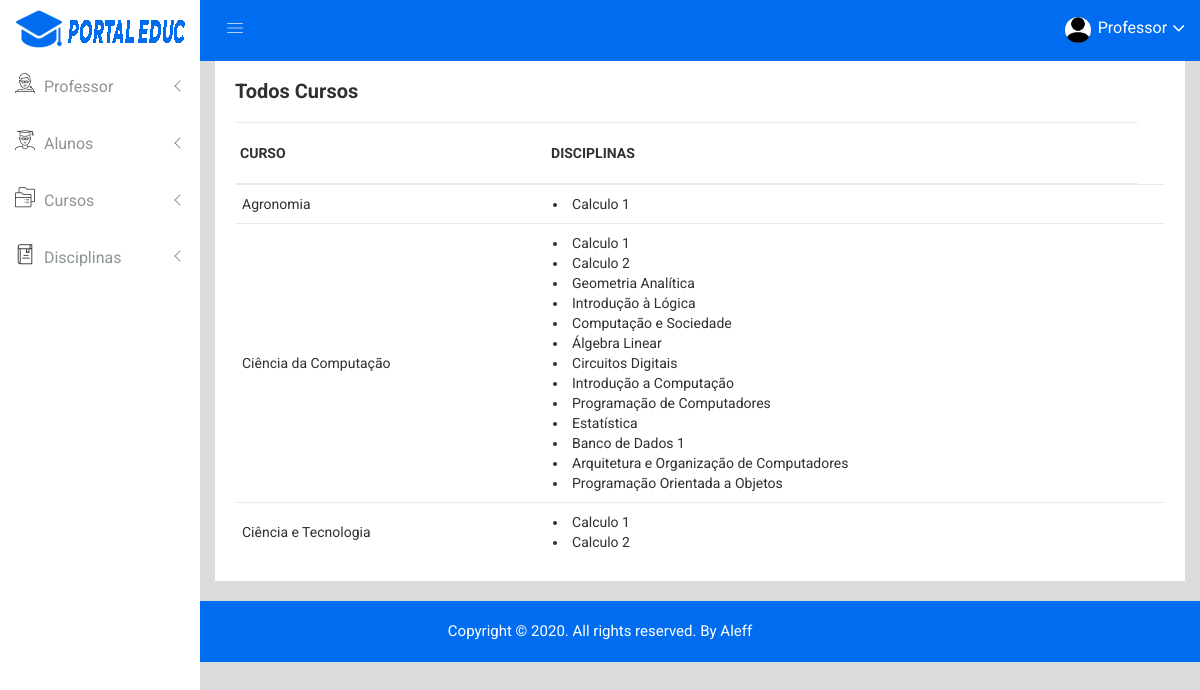
Page /all-courses (signed in) on the earlier database version.
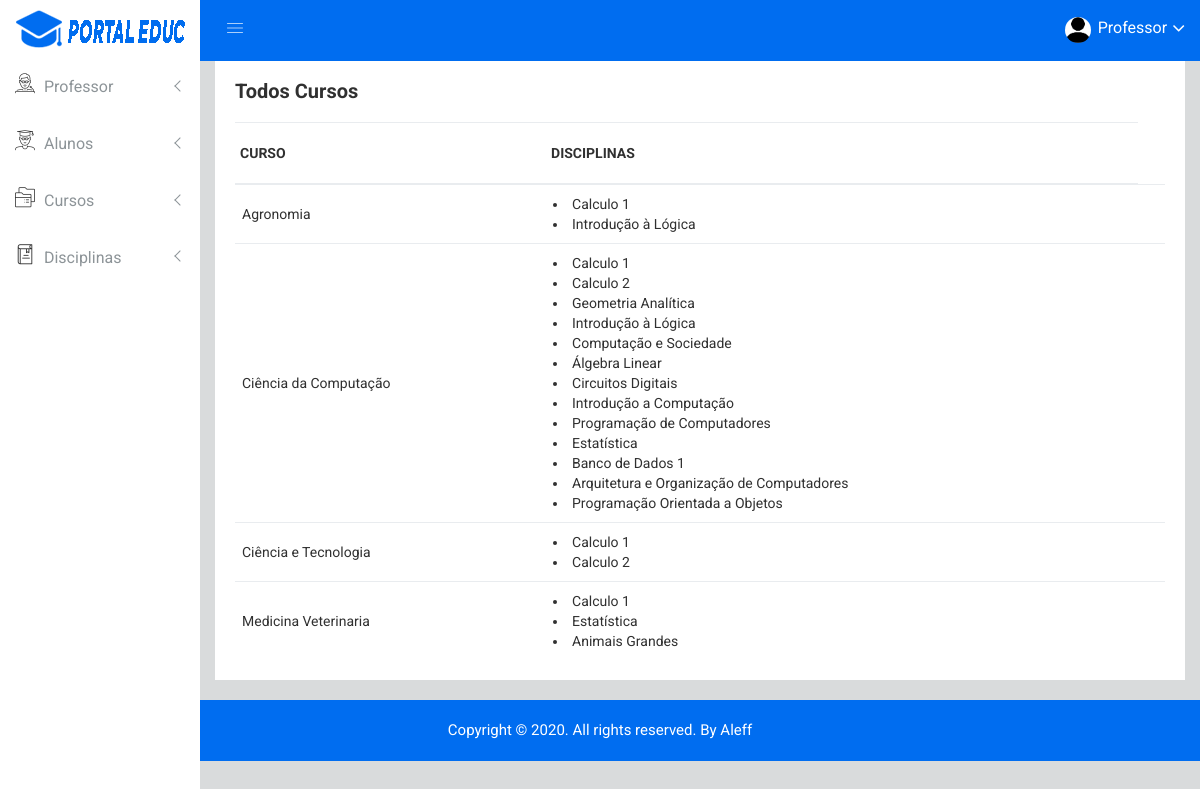
Same page on the later database version.
### app/models.py (models this page shows, shortened)
class Curso(models.Model):
    nome = models.CharField(max_length=50)
    disciplinas = models.ManyToManyField('Disciplina')
    class Meta:
        ordering = ['nome']
        '''
        permissions = (
                ('permissao_editar_curso', 'Pode editar cursos'),
                ('permissao_add_curso', 'Pode adicionar'),
                ('permissao_excluir_curso', 'Pode adicionar'),
            ) '''

class Disciplina(models.Model):
    nome = models.CharField(max_length=50)
    requisitos = models.ManyToManyField('self', null=True, blank=True, symmetrical=False)

### app/views.py (the view)
# urls.py: path('all-courses', views.all_courses, name='all-courses'),
@login_required(login_url='/login')
def all_courses (request):
    cursos = Curso.objects.all()
    return render(request, 'all-courses.html', {'cursos': cursos})

### app/templates/all-courses.html (shortened to what this page needs)
{% extends "header.html" %}
{% block content %}
        <div class="product-status mg-b-15">
            <div class="container-fluid">
                <div class="row">
                    <div class="col-lg-12 col-md-12 col-sm-12 col-xs-12">
                        <div class="product-status-wrap">
                            <h4>Todos Cursos</h4>
                            <div class="asset-inner">
                                <table>
                                    <tr>
                                        <th>CURSO</th>
                                        <th>DISCIPLINAS</th>
                                    </tr>
                                    {% for x in cursos %}
                                    <tr>
                                        <td>{{x.nome}}</td>
                                        <td>{% for z in x.disciplinas.all %} <li>{{z.nome}}</li>{%endfor%}</td>
                                        <td>
                                        </td>
                                    </tr>
                                    {% endfor %}
                                </table>
                            </div>
                        </div>
                    </div>
                </div>
            </div>
        </div>
    </div>
{% endblock %}

Differences in the rows shown:
changed Curso "Agronomia": gains Disciplina (nome "Introdução à Lógica")
added Curso: nome "Medicina Veterinaria", Disciplina (nome "Calculo 1"), Disciplina (nome "Estatística")
added Disciplina: nome "Animais Grandes", shown under "Medicina Veterinaria"
